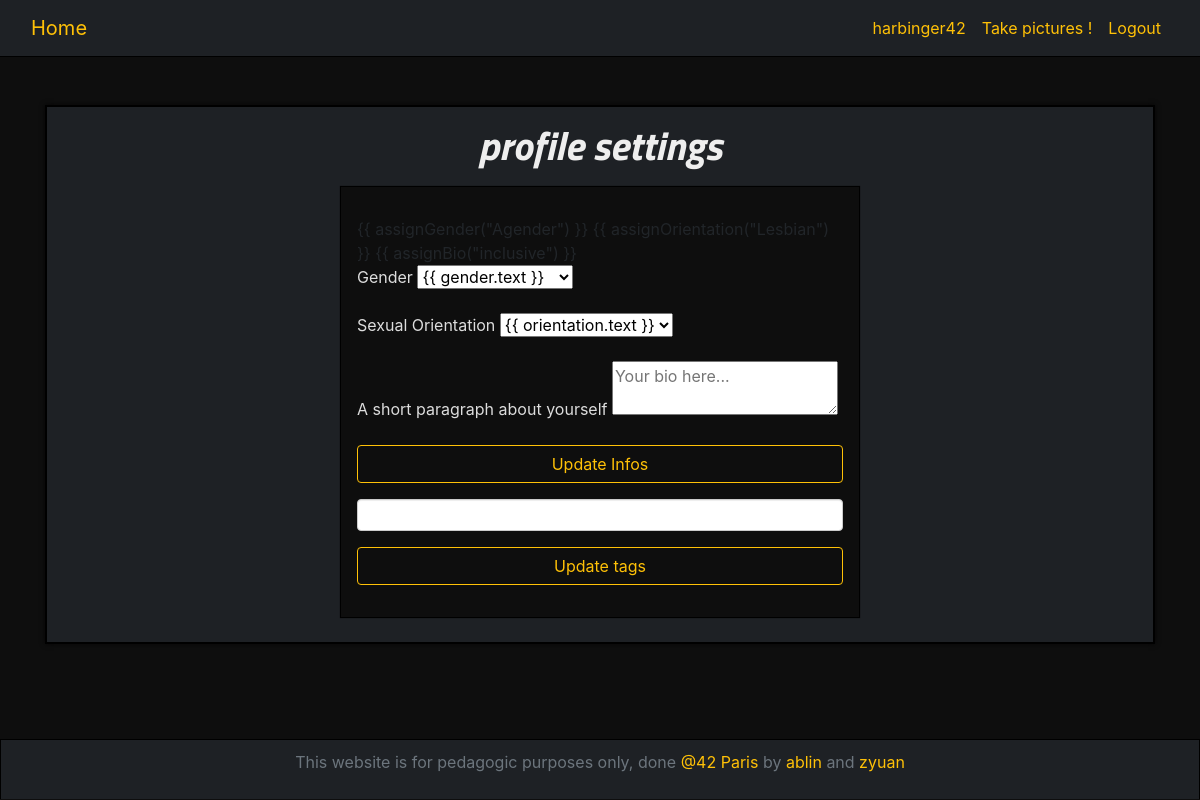
The app's page /account.php (signed in), older data.
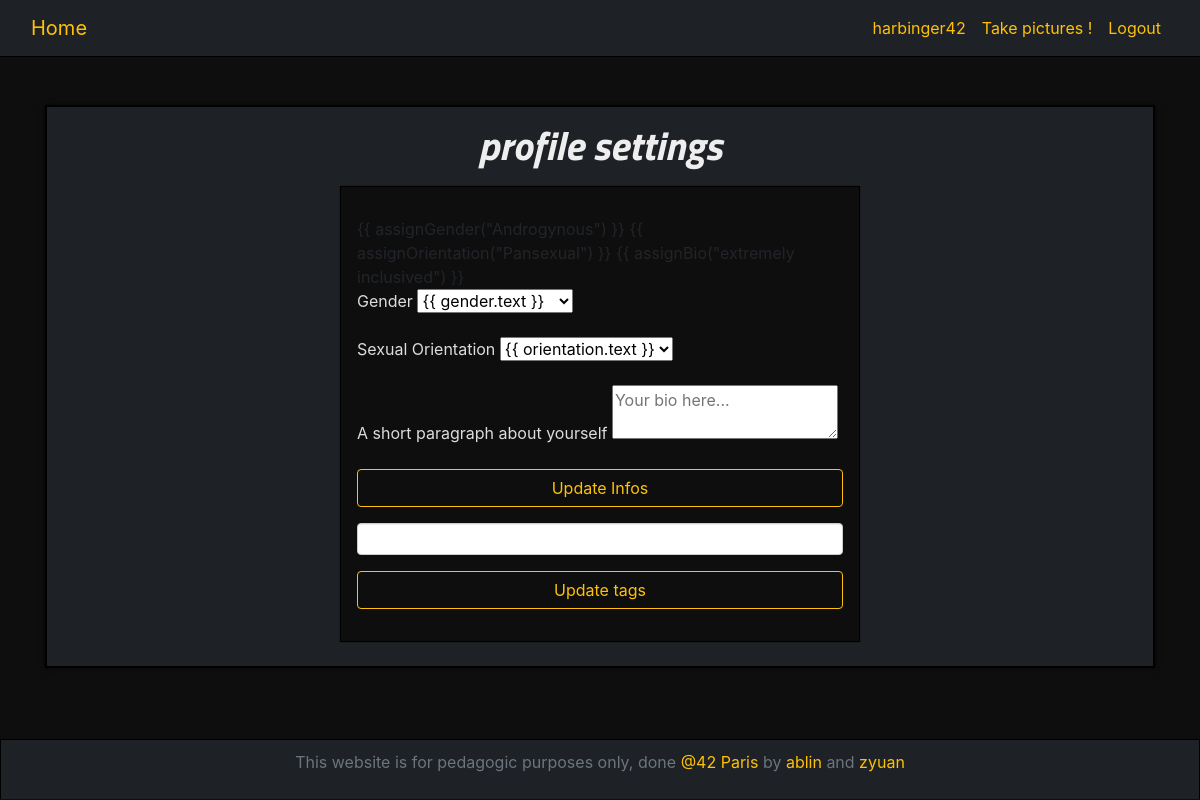
The same page, newer data.
### tables this page shows
CREATE TABLE `user_info` (
  `id` int(11) NOT NULL,
  `user_id` int(11) NOT NULL,
  `bio` varchar(512) NOT NULL,
  `gender` varchar(128) NOT NULL,
  `orientation` varchar(128) NOT NULL
);

### class/autoloader.php (called while the page is built, shortened)
<?php
class autoloader
{
    static function autoload($class_name)
    {
        if (strpos($class_name, __NAMESPACE__ . '\\') == 0)
        {
            $class_name = str_replace(__NAMESPACE__ . '\\', '', $class_name);
        }
    }
}

### class/database.php (called while the page is built, shortened)
<?php
class database
{
    private $db_user;
    private $db_pass;
    private $dsn;
    private $pdo;
    private static $_instance;
    public function __construct($db_name, $db_host = "localhost", $db_user = "root", $db_pass = "root42")
    {
        $this->db_user = $db_user;
        $this->db_pass = $db_pass;
        $this->dsn = "mysql:dbname={$db_name};host={$db_host}";
    }
    public static function getInstance($db_name)
    {
        if (is_null(self::$_instance))
            self::$_instance = new database($db_name);
        return self::$_instance;
    }
    private function getPDO()
    {
        if ($this->pdo === null)
        {
            $pdo = new PDO($this->dsn, $this->db_user, $this->db_pass);
            $pdo->setAttribute(PDO::ATTR_ERRMODE, PDO::ERRMODE_EXCEPTION);
            $this->pdo = $pdo;
        }
        return $this->pdo;
    }
    public function prepare($statement, $attributes, $one = false, $class_name = null)
    {
        $req = $this->getPDO()->prepare($statement);
        $req->execute($attributes);
        if (strpos($statement, "SELECT") !== false)
        {
            if ($class_name === null)
                $req->setFetchMode(PDO::FETCH_OBJ);
            else
                $req->setFetchMode(PDO::FETCH_CLASS, $class_name);
            if ($one)
                $data = $req->fetch();
            else
                $data = $req->fetchAll();
            return $data;
        }
    }
}

### utils/functions.php (called while the page is built, shortened)
<?php
function secure_input($data)
{
    $data = trim($data);
    $data = stripslashes($data);
    $data = htmlspecialchars($data);
    return $data;
}

### account.php (the view, shortened to what this page needs)
<!DOCTYPE html>
<html lang="en">
<head>
    <link rel="stylesheet" href="style/bootstrap.css">
    <link rel="stylesheet" href="style/style.css">
    <link rel="stylesheet" href="https://use.fontawesome.com/releases/v5.5.0/css/all.css">
</head>
<body>
<?php
require_once("includes/header.php");
$db = database::getInstance('matcha');
$req = $db->prepare("SELECT * FROM `user_info` WHERE `user_id` = :user_id", array("user_id" => secure_input($_SESSION['id'])));
if ($req)
    foreach ($req as $item)
    {
        $gender = $item->gender;
        $orientation = $item->orientation;
        $bio = $item->bio;
    }
?>
<div class="container mt-5 small-page-wrapper">
    <div class="wrapper col-12 p-2">
        <h1>profile settings</h1>
        <div class="gallery-wrapper">
        <div class="register-form-wrapper container col-6 p-3 mt-3 mb-3">
            <form id="infos" name="infos" @submit.prevent="processForm" class="my-2 my-lg-0" method="post">
                {{ assignGender("<?= $gender ?>") }}
                {{ assignOrientation("<?= $orientation ?>") }}
                {{ assignBio("<?= $bio ?>") }}
                <div class="form-group">
                    <label for="gender" class="lab">Gender</label>
                    <select v-model="selectedGender" required>
                        <option v-for="gender in genderOptions" v-bind:value="gender.value">
                            {{ gender.text }}
                        </option>
                    </select>
                </div>
                <div class="form-group">
                    <label for="orientation" class="lab">Sexual Orientation</label>
                    <select v-model="selectedOrientation" required>
                        <option v-for="orientation in orientationOptions" v-bind:value="orientation.value">
                            {{ orientation.text }}
                        </option>-
                    </select>
                </div>
                <div class="form-group" id="tests">
                    <label for="bio" class="lab">A short paragraph about yourself</label>
                    <textarea maxlength="512" v-model="bio" placeholder="Your bio here..." required></textarea>
                </div>
                <div class="form-group">
                    <button type="submit" name="submit_infos" class="btn btn-outline-warning btn-sign-in">Update Infos</button>
                </div>
            </form>
            <form id="tags" name="tags" @submit.prevent="processForm" class="my-2 my-lg-0" method="post">
                <div class="form-group">
                </div>
                <div class="form-group">
                    <button type="submit" name="submit_infos" class="btn btn-outline-warning btn-sign-in">Update tags</button>
                </div>
            </form>
        </div>
        </div>
    </div>
</div>
<?php require_once("includes/footer.php");?>
</body>
</html>

### includes/header.php (shortened to what this page needs)
<?php
require_once ("class/autoloader.php");
require_once ("utils/functions.php");
?>
<nav class="navbar navbar-expand-lg" id="header">
<div class="container-fluid">
    <a class="navbar-brand" href="/Matcha">Home</a>
    <div class="collapse navbar-collapse" id="navbarSupportedContent">
        <ul class="nav navbar-nav navbar-right ml-auto">
            <?php
                if (isset($_SESSION['logged']) && isset($_SESSION['username'])) {
                    echo "<li class=\"nav-item\"><a class=\"nav-link\" href=\"account\">{$_SESSION['username']}</a></li>";
                    echo "<li class=\"nav-item\"><a class=\"nav-link\" href=\"glorify\">Take pictures !</a></li>";
                }
            ?>
            <?php
                if (!isset($_SESSION['logged']))
                {
                    echo '<li class="nav-item"><a class="nav-link" href="lostpassword">Forgot your password?</a></li>';
                    echo '<li class="nav-item"><a class="nav-link" href="register">Sign up</a></li>';
                }
                else
                    echo '<li class="nav-item"><a class="nav-link" href="utils/logout.php">Logout</a></li>';
                ?>
        </ul>
    </div>
</div>
</nav>

### includes/footer.php
<footer class="footer">
    <div class="container" style="text-align: center; padding-top: 10px;">
        <span class="text-muted">This website is for pedagogic purposes only, done
            <a href="http://www.42.fr">@42 Paris</a> by
            <a href="https://github.com/ablin42">ablin</a> and <a href="#">zyuan</a>
        </span>
    </div>
</footer>

### style/style.css (style rules this page uses)
body { background-color: #0e0e0e; }
html { min-width: 450px; min-height: 250px; }
.navbar { background-color: #1e2125; border-bottom: 1px solid black!important; }
h1, h2, h3, h4, h5, h6 { text-align: center; color: #DDDDDD !important; font-family: 'Titillium Web', sans-serif; font-weight: 500; word-break: break-word; }
h1 { color: #EEEEEE !important; font-style: italic; font-weight: bold; }
.small-page-wrapper { min-height: calc(100vh - 166px); }
footer { position: relative; bottom: 0; width: 100%; height: 60px; background-color: #1e2125; border: 1px solid black; border-bottom: none; }
.lab { color: #DDDDDD; }
a { color: #ffc107; }
li > a { color: #ffc107 !important; }
span > a { color: #ffc107 !important; }
.wrapper { border: 2px solid black; background-color: #1e2125; margin-bottom: 15px; padding-top: 15px!important; -webkit-box-shadow: 0 0 5px 0 rgba(4, 3, 0, 0.75); -moz-box-shadow: 0 0 5px 0 rgba(4, 3, 0, 0.75); box-shadow: 0 0 5px 0 rgba(4, 3, 0, 0.75); }
.register-form-wrapper { padding-top: 30px!important; background-color: #0e0e0e; border: 1px solid black; -webkit-box-shadow: 0 0 1px 0 rgba(4, 3, 0, 0.75); -moz-box-shadow: 0 0 1px 0 rgba(4, 3, 0, 0.75); box-shadow: 0 0 1px 0 rgba(4, 3, 0, 0.75); }
.btn-sign-in { width: 100%; }
.btn { min-width: 60px; }
.gallery-wrapper { margin: 0 25px 15px 25px; }

Row changes from the older to the newer data that the page shows:
changed user_info: gender "Agender" → "Androgynous"; orientation "Lesbian" → "Pansexual"; bio "inclusive" → "extremely inclusived"
